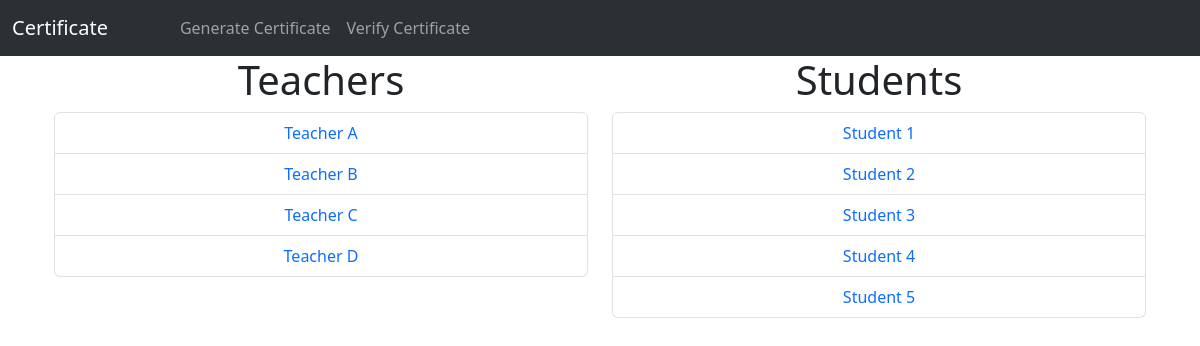
/list_view/, run on the app's committed database.
### certificate/models.py (models this page shows)
class Teacher(models.Model):
    teacher_name = models.CharField(max_length=100)
    def __str__(self):
        return self.teacher_name

class Student(models.Model):
    student_name = models.CharField(max_length=100)
    teachers = models.ManyToManyField('Teacher', related_name='students')
    def __str__(self):
        return self.student_name

### certificate/views.py (the view)
# urls.py: path('list_view/', views.list_view, name='list_view'),
def list_view(request):
    teachers = Teacher.objects.all()
    students = Student.objects.all()
    return render(request, 'list_view.html', {'teachers': teachers, 'students': students})

### certificate/templates/list_view.html
{% extends 'base.html' %}
{% block content %}
    <div class="container text-center">
        <div class="row">
            <div class="col">
                <h1>Teachers</h1>
                <ul class="list-group">
                    {% for teacher in teachers %}
                    <li class="list-group-item">
                        <a href="{% url 'teacher' teacher.id %}" class="text-primary text-decoration-none">{{ teacher }}</a>
                    </li>
                    {% endfor %}
                </ul>
            </div>
            <div class="col">
                <h1>Students</h1>
                <ul class="list-group">
                    {% for student in students %}
                    <li class="list-group-item">
                        <a href="{% url 'student' student.id %}" class="text-primary text-decoration-none">{{ student }}</a>
                    </li>
                    {% endfor %}
                </ul>
            </div>
        </div>
    </div>
{% endblock %}

### certificate/templates/base.html (shortened to what this page needs)
<!doctype html>
{% load static %}
<html lang="en">
<head>
    <link rel="stylesheet" href="{% static 'css/bootstrap.min.css' %}">
    <link rel="stylesheet" href="{% static 'css/style.css' %}">
</head>
<body>
{% include 'navbar.html' %}
<div class="container">
    {% block content %}
    {% endblock %}
</div>
</body>
</html>

### certificate/templates/navbar.html (shortened to what this page needs)
<nav class="navbar navbar-expand-lg bg-body-tertiary" data-bs-theme="dark">
    <div class="container-fluid">
        <a class="navbar-brand pe-5" href="{% url 'home' %}">Certificate</a>
        <div class="collapse navbar-collapse me-5" id="navbarSupportedContent">
            <ul class="navbar-nav mb-2 mb-lg-0 ml-auto">
                <li class="nav-item">
                    <a class="nav-link" href="{% url 'list_view' %}">Generate Certificate</a>
                </li>
                <li class="nav-item">
                    <a class="nav-link" href="{% url 'verify_certificate' %}">Verify Certificate</a>
                </li>
            </ul>
        </div>
    </div>
</nav>

### data on the page
Teacher: teacher_name "Teacher A"
Teacher: teacher_name "Teacher B"
Teacher: teacher_name "Teacher C"
Teacher: teacher_name "Teacher D"
Student: student_name "Student 1"
Student: student_name "Student 2"
Student: student_name "Student 3"
Student: student_name "Student 4"
Student: student_name "Student 5"
